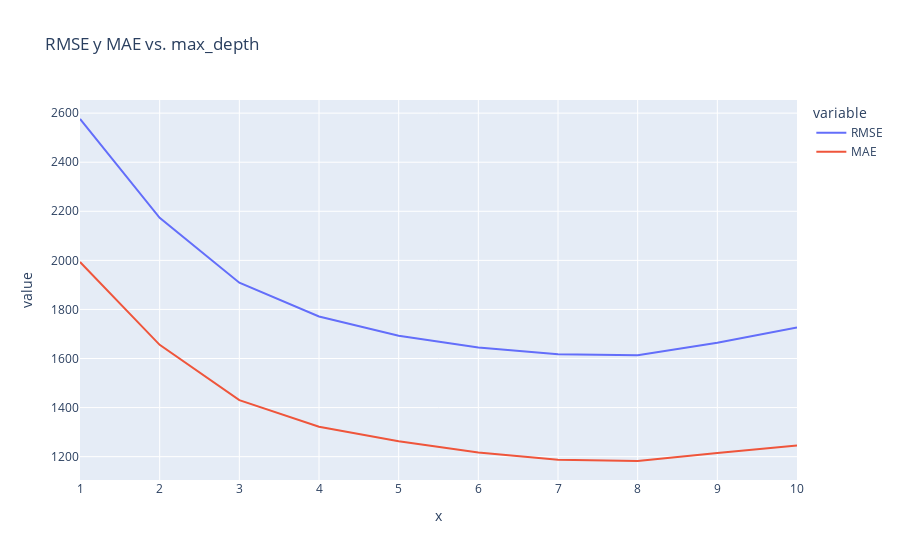

Source (notebook cell):
### Code cell
"""Grafica de RMSE y MAE vs max_depth"""

df = pd.DataFrame({
    'x': max_depth_range,
    'RMSE': rmse,
    'MAE': mae
})

fig = px.line(df, x='x', y=['RMSE', 'MAE'],
              title='RMSE y MAE vs. max_depth')
fig.show()

### Figure 1 — Plotly figure (JSON) as saved in the notebook; plotly's stock layout.template omitted (floating-point values rounded to 4 significant figures)
{"data": [{"hovertemplate": "variable=RMSE<br>x=%{x}<br>value=%{y}<extra></extra>", "legendgroup": "RMSE", "line": {"color": "#636efa", "dash": "solid"}, "marker": {"symbol": "circle"}, "mode": "lines", "name": "RMSE", "orientation": "v", "showlegend": true, "type": "scatter", "x": [1, 2, 3, 4, 5, 6, 7, 8, 9, 10], "xaxis": "x", "y": [2576.0, 2174.0, 1909.0, 1771.0, 1693.0, 1644.0, 1618.0, 1614.0, 1664.0, 1727.0], "yaxis": "y"}, {"hovertemplate": "variable=MAE<br>x=%{x}<br>value=%{y}<extra></extra>", "legendgroup": "MAE", "line": {"color": "#EF553B", "dash": "solid"}, "marker": {"symbol": "circle"}, "mode": "lines", "name": "MAE", "orientation": "v", "showlegend": true, "type": "scatter", "x": [1, 2, 3, 4, 5, 6, 7, 8, 9, 10], "xaxis": "x", "y": [1993.0, 1656.0, 1431.0, 1322.0, 1263.0, 1217.0, 1188.0, 1182.0, 1215.0, 1246.0], "yaxis": "y"}], "layout": {"legend": {"title": {"text": "variable"}, "tracegroupgap": 0}, "title": {"text": "RMSE y MAE vs. max_depth"}, "xaxis": {"anchor": "y", "domain": [0, 1], "title": {"text": "x"}}, "yaxis": {"anchor": "x", "domain": [0, 1], "title": {"text": "value"}}}}
